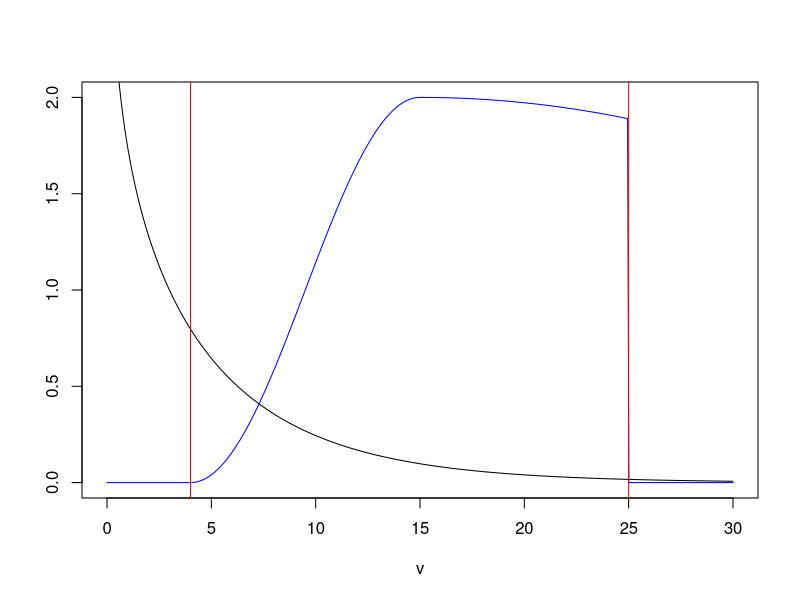
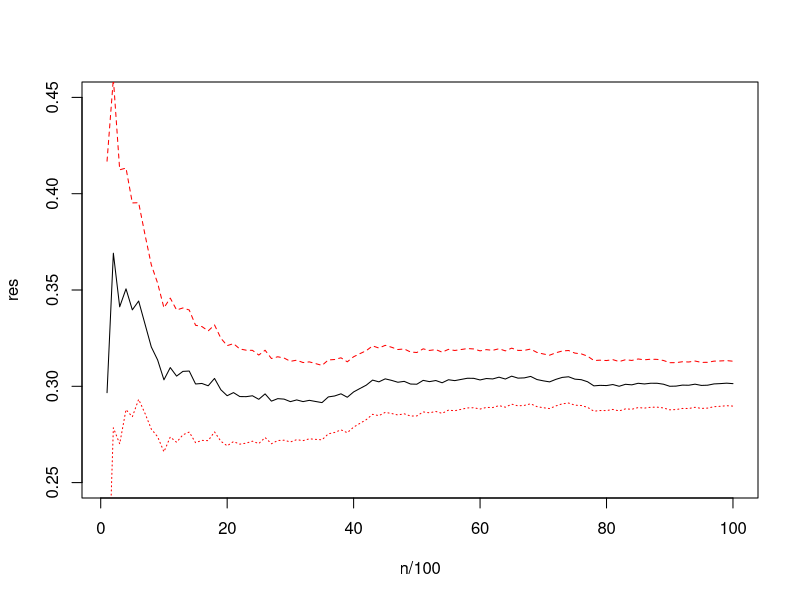
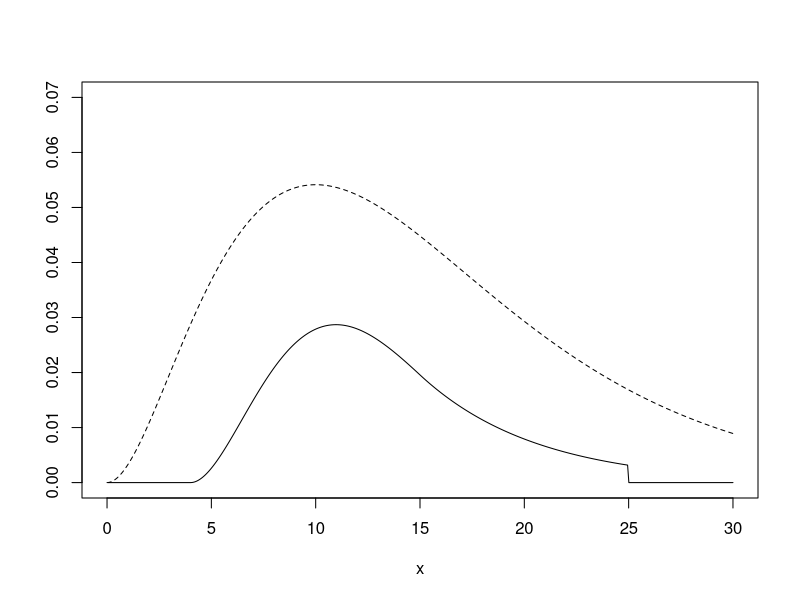
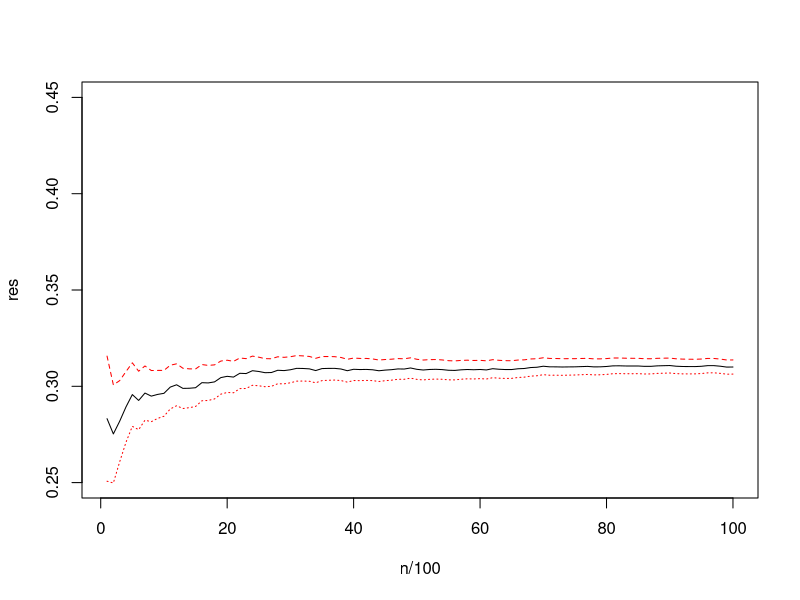
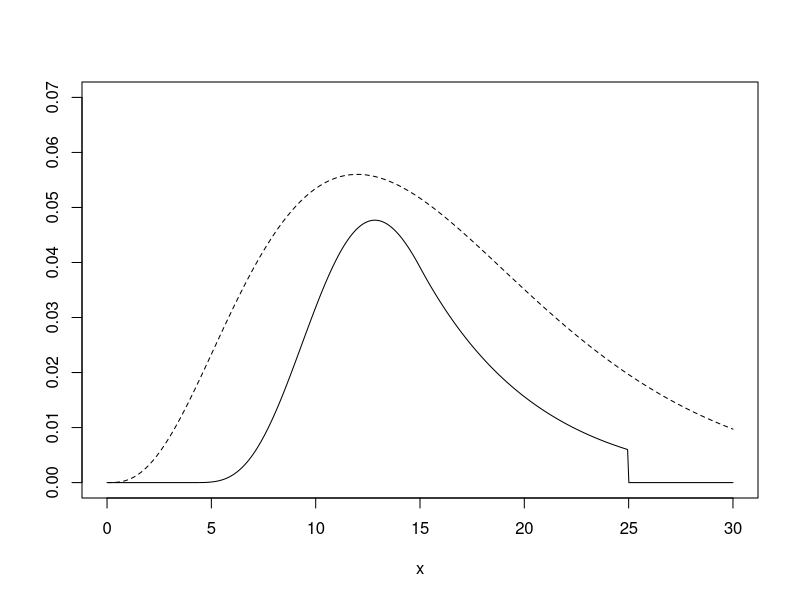
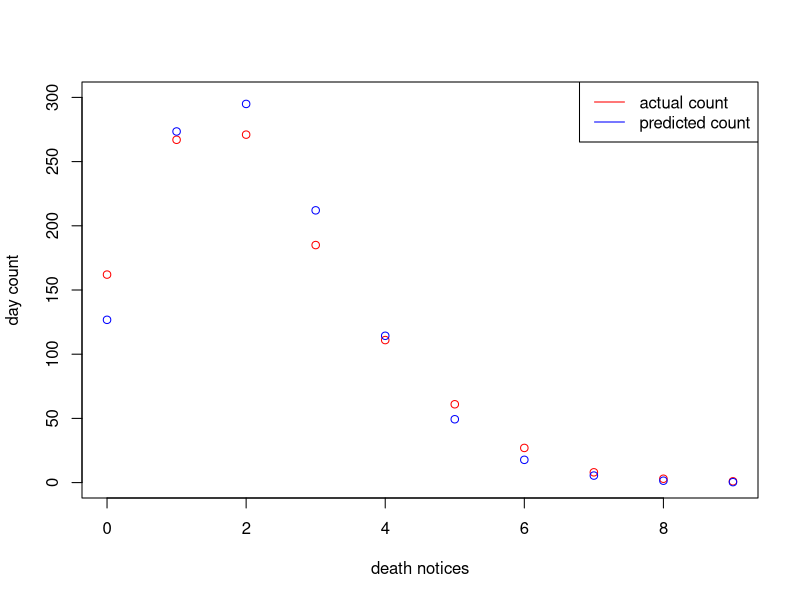
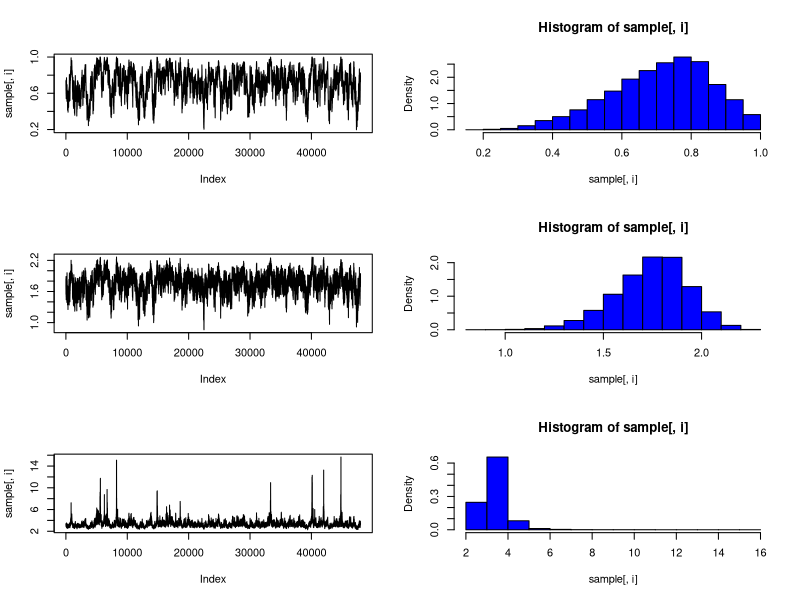
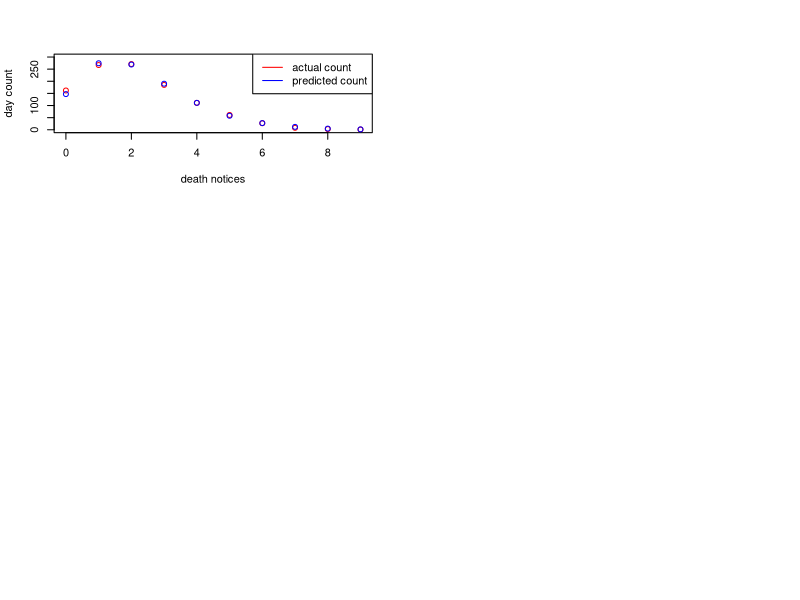

The R source for these figures, in order:

## Assignment 1
a = 0.8
b = 1/6
power1 <- function(v) cos(v*pi/11+7*pi/11)+1
power2 <-function(v) 7/4 + v*1/30-v^2/900
power <- function(v){
  if( v <= 4)
    return(0)
  if (v >= 4 & v < 15)
    return(power1(v))
  else if(v >= 15 & v < 25)
    return(power2(v))
  else
    return(0)
}

x = seq(0,30, length = 500)
plot(x, dgamma(x, a, b)*10, type="l", ylab="", ylim=c(0,2), xlab="v") #for scaling
lines(x, sapply(x, power), type="l", col="blue")

abline(v=4, col="red")
abline(v=25, col="red")

P = pgamma(25, a, b)-pgamma(4, a, b)

res = matrix(numeric(100*3), ncol=3)
samples1 = sapply(rgamma(10000, a, b), power)
for(i in 1:100){
  est = mean(samples1[1:(100*i)])
  sd = sqrt(var(samples1[1:(100*i)]))
  res[i,1] = est
  res[i,2] = est+1.96*sd/sqrt(100*i)
  res[i,3] = est-1.96*sd/sqrt(100*i)
}
matplot(res, col = c("black", "red", "red"), type ="l", xlab="n/100", ylim=c(0.25, 0.45))

avg.power = integrate(function(v) power1(v)*dgamma(v, a, b), 4, 15)$val+integrate(function(v) power2(v)*dgamma(v, a, b), 15, 25)$val

plot(x, sapply(x, function(v) power(v)*dgamma(v, a, b)), type="l", ylab="", ylim = c(0,0.07))
lines(x, dgamma(x, shape=3, scale=5), type="l", lt=2) ##choose Gamma(shape=3, scale=5) as instrumental density

imp.fun1 <- function(v) power(v)*dgamma(v, a, b)/dgamma(v, shape = 3, scale = 5)

res = matrix(numeric(100*3), ncol=3)
samples2 = sapply(rgamma(10000, shape=3, scale=5), imp.fun1)
for(i in 1:100){
  est = mean(samples2[1:(100*i)])
  sd = sqrt(var(samples2[1:(100*i)]))
  res[i,1] = est
  res[i,2] = est+1.96*sd/sqrt(100*i)
  res[i,3] = est-1.96*sd/sqrt(100*i)
}
matplot(res, col = c("black", "red", "red"), type ="l", xlab="n/100", ylim=c(0.25, 0.45))
## we see that the estimator converges much faster to the real parameter and that the CIs are narrower

sqrt(var(samples1))
sqrt(var(samples2))
#samples2 has much lower variance which explains why we have faster convergence
#this shows that importance sampling achieves a reduction of variance.

plot(x, sapply(x, function(v) power(v)^2*dgamma(v, a, b)), type="l", ylab="", ylim = c(0,0.07))
lines(x, dgamma(x, shape=4, scale=4), type="l", lt=2) ##choose Gamma(shape=4, scale=4) as instrumental density

imp.fun2 <- function(v) power(v)^2*dgamma(v, a, b)/dgamma(v, shape = 4, scale = 4)
variance = mean(sapply(rgamma(10000, shape = 4, scale = 4), imp.fun2))-mean(samples2)^2


## Assignment 2
notices = c(0, 1, 2, 3, 4, 5, 6, 7, 8, 9)
count = c(162, 267, 271, 185, 111, 61, 27, 8, 3, 1) #the number of observations is sum(count). Assume nbr of deaths
## every day is Poisson(lambda)
ml = sum(notices*count)/sum(count)
pred = sum(count)*exp(-ml)*ml^notices/factorial(notices)
plot(notices, count, type="p", col="red", xlab="death notices", ylab="day count", ylim=c(0,300))
lines(notices, pred, type="p", col="blue")
legend("topright", legend=c("actual count", "predicted count"), col=c("red", "blue"), lw=c(1,1))

N = 50000
res = matrix(c(0.5, ml, ml, as.integer(count/2)), nrow = N, ncol = 13, byrow=TRUE)
Y = count
for(i in 2:N){
  Z = res[i-1,4:13]
  res[i,1] = rbeta(1, sum(Z)+1, sum(Y-Z)+1)
  res[i,2] = rgamma(1, sum(notices*Z+1), sum(Z)+1)
  res[i,3] = rgamma(1, sum(notices*(Y-Z)+1), sum(Y-Z)+1)
  for(j in 4:13){
    prob = res[i,1]*exp(-res[i,2])*res[i,2]^(j-4)/(res[i,1]*exp(-res[i,2])*res[i,2]^(j-4)+(1-res[i,1])*exp(-res[i,3])*res[i,3]^(j-4))
    res[i,j] = rbinom(1, Y[j-3], prob)
  }
}

sample = res[-(1:2000),1:3]
par(mfrow = c(3,2))
for(i in 1:3){
  plot(sample[,i], type="l")
  hist(sample[,i], prob=TRUE, col="blue")
}

post.means = apply(sample, 2, mean)
p = post.means[1]
l1 = post.means[2]
l2 = post.means[3]

pred = sum(count)*(p*exp(-l1)*l1^notices/factorial(notices) + (1-p)*exp(-l2)*l2^notices/factorial(notices))     
plot(notices, count, type="p", col="red", xlab="death notices", ylab="day count", ylim = c(0,300))
lines(notices, pred, type="p", col="blue")
legend("topright", legend=c("actual count", "predicted count"), col=c("red", "blue"), lw=c(1,1))
